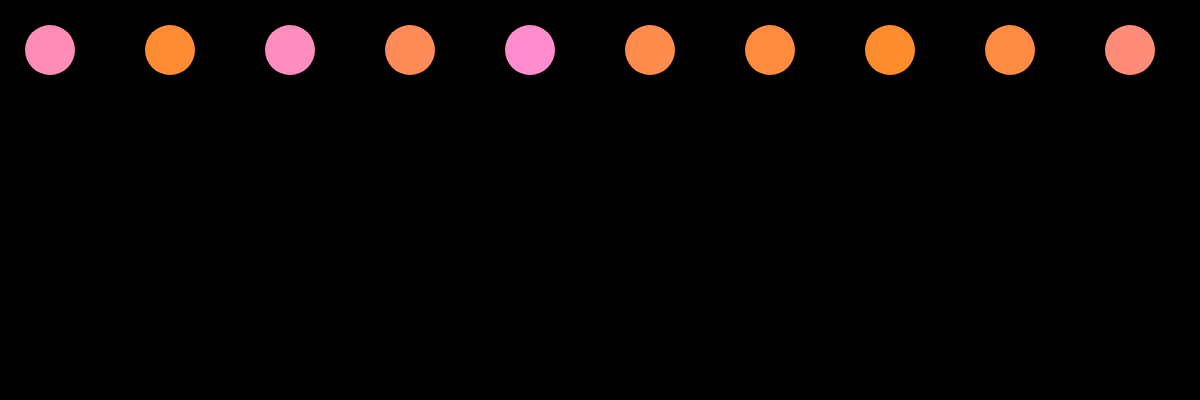
Frame 1 (no input)
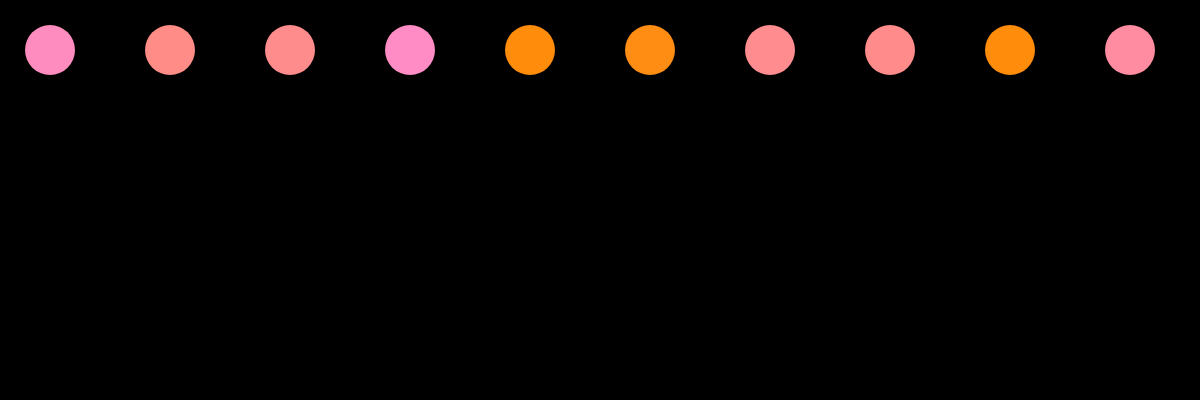
Frame 60 (no input)
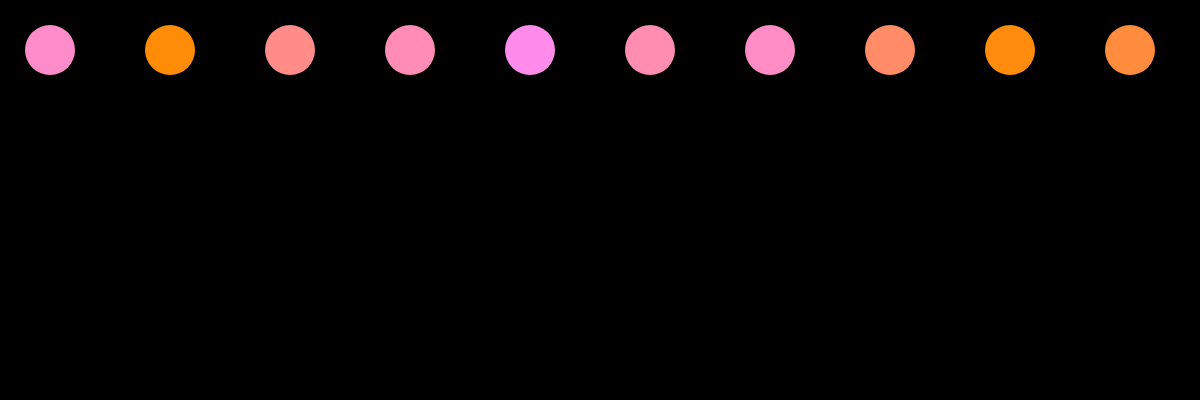
Frame 120 (the mouse pressed at the canvas centre since frame 60)

The p5.js sketch that drew these frames (run headless with seeded random() and noise() and a simulated clock; from frame 60 on, the mouse is pressed at the canvas centre):

// p5.js sketch
// ── sketch.js
// Adapted from: 
// Getting Started with p5.js
// Lauren McCarthy, Casey Reas, Ben Fry

function setup() {
	createCanvas( windowWidth, 400);
	noStroke();
}

function draw() {
	let numPerRow = 10;
	let circleSize = 50;
	let pad = width / numPerRow;
	let y = circleSize;
	
	background(0);
	
	for ( let x = circleSize; x < width; x += pad) {
		fill( 255, 140, random(255) );
		ellipse( x, y, circleSize, circleSize );
	}
}
